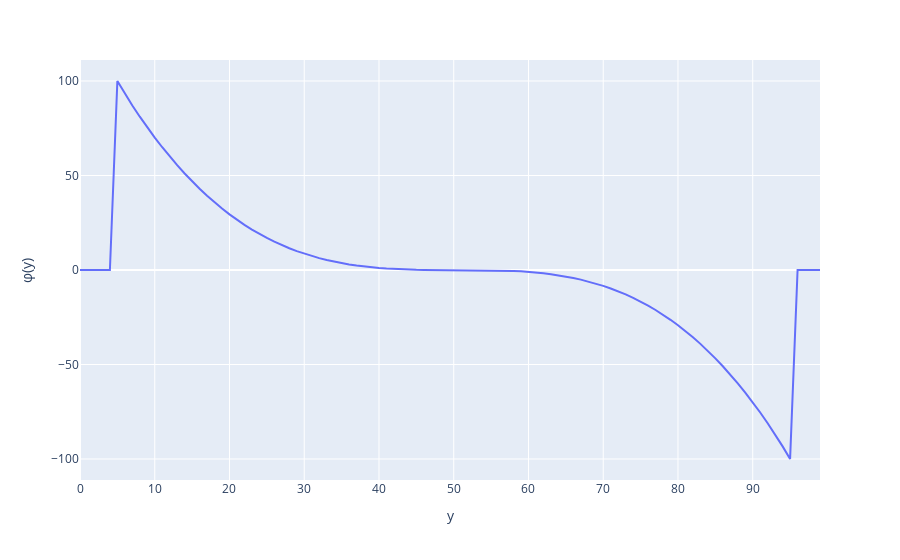

Notebook source saved alongside this figure:
### Code cell
import plotly.express as px

inp=[]
oup=[]
for i in range(0,100):
    inp.append(i)
    oup.append(r2space[i][50])

fig = px.line(x=inp, y=oup, labels={'x':'y', 'y':'φ(y)'})
fig.show()

### Figure 1 — Plotly figure (JSON) as saved in the notebook; plotly's stock layout.template omitted (floating-point values rounded to 4 significant figures)
{"data": [{"hoverlabel": {"namelength": 0}, "hovertemplate": "y=%{x}<br>φ(y)=%{y}", "legendgroup": "", "line": {"color": "#636efa", "dash": "solid"}, "mode": "lines", "name": "", "showlegend": false, "type": "scatter", "x": [0, 1, 2, 3, 4, 5, 6, 7, 8, 9, 10, 11, 12, 13, 14, 15, 16, 17, 18, 19, 20, 21, 22, 23, 24, 25, 26, 27, 28, 29, 30, 31, 32, 33, 34, 35, 36, 37, 38, 39, 40, 41, 42, 43, 44, 45, 46, 47, 48, 49, 50, 51, 52, 53, 54, 55, 56, 57, 58, 59, 60, 61, 62, 63, 64, 65, 66, 67, 68, 69, 70, 71, 72, 73, 74, 75, 76, 77, 78, 79, 80, 81, 82, 83, 84, 85, 86, 87, 88, 89, 90, 91, 92, 93, 94, 95, 96, 97, 98, 99], "xaxis": "x", "y": [0, 0, 0, 0, 0, 100, 93.35, 87.07, 81.12, 75.46, 70.08, 64.95, 60.08, 55.44, 51.05, 46.9, 42.97, 39.26, 35.78, 32.5, 29.43, 26.56, 23.89, 21.4, 19.09, 16.95, 14.98, 13.17, 11.51, 9.997, 8.623, 7.382, 6.266, 5.268, 4.382, 3.601, 2.919, 2.328, 1.822, 1.394, 1.038, 0.7465, 0.5141, 0.3338, 0.1993, 0.1041, 0.04183, 0.006064, -0.009541, -0.01136, -0.005778, 0.0008249, 0.002041, -0.008557, -0.03743, -0.09106, -0.176, -0.2987, -0.466, -0.6843, -0.9605, -1.301, -1.713, -2.204, -2.779, -3.447, -4.213, -5.085, -6.07, -7.175, -8.407, -9.773, -11.28, -12.93, -14.74, -16.71, -18.85, -21.17, -23.66, -26.34, -29.22, -32.3, -35.59, -39.09, -42.8, -46.75, -50.92, -55.33, -59.97, -64.86, -70.01, -75.41, -81.08, -87.04, -93.33, -100, 0, 0, 0, 0], "yaxis": "y"}], "layout": {"legend": {"tracegroupgap": 0}, "margin": {"t": 60}, "xaxis": {"anchor": "y", "domain": [0, 1], "title": {"text": "y"}}, "yaxis": {"anchor": "x", "domain": [0, 1], "title": {"text": "φ(y)"}}}}
